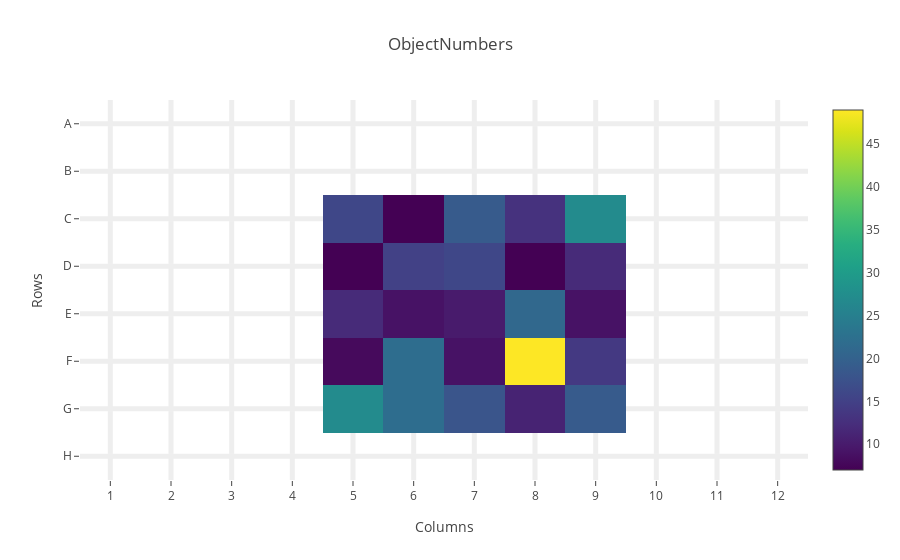

Notebook code for this chart:
### Code cell
plotly.offline.init_notebook_mode(connected=True)
#data = [go.Heatmap(z=well_df.values.tolist(), colorscale='Viridis')]
#plotly.offline.iplot(data, filename='basic-heatmap')
plotly.offline.iplot(fig, filename='basic-heatmap')

### Figure 1 — Plotly figure (JSON) as saved in the notebook; plotly's stock layout.template omitted (floating-point values rounded to 4 significant figures)
{"data": [{"colorscale": "Viridis", "type": "heatmap", "x": ["1", "2", "3", "4", "5", "6", "7", "8", "9", "10", "11", "12"], "y": ["A", "B", "C", "D", "E", "F", "G", "H"], "z": [[null, null, null, null, null, null, null, null, null, null, null, null], [null, null, null, null, null, null, null, null, null, null, null, null], [null, null, null, null, 16, 7, 19, 13, 27, null, null, null], [null, null, null, null, 7, 15, 16, 7, 12, null, null, null], [null, null, null, null, 12, 9, 10, 21, 9, null, null, null], [null, null, null, null, 8, 22, 9, 49, 14, null, null, null], [null, null, null, null, 27, 22, 18, 11, 19, null, null, null], [null, null, null, null, null, null, null, null, null, null, null, null]]}], "layout": {"autosize": true, "title": "ObjectNumbers", "xaxis": {"autotick": false, "gridwidth": 5, "nticks": 12, "showgrid": true, "ticks": ["A", "B", "C", "D", "E", "F", "G", "H"], "title": "Columns"}, "yaxis": {"autorange": "reversed", "autotick": false, "gridwidth": 5, "nticks": 8, "showgrid": true, "ticks": ["A", "B", "C", "D", "E", "F", "G", "H"], "title": "Rows"}}}
